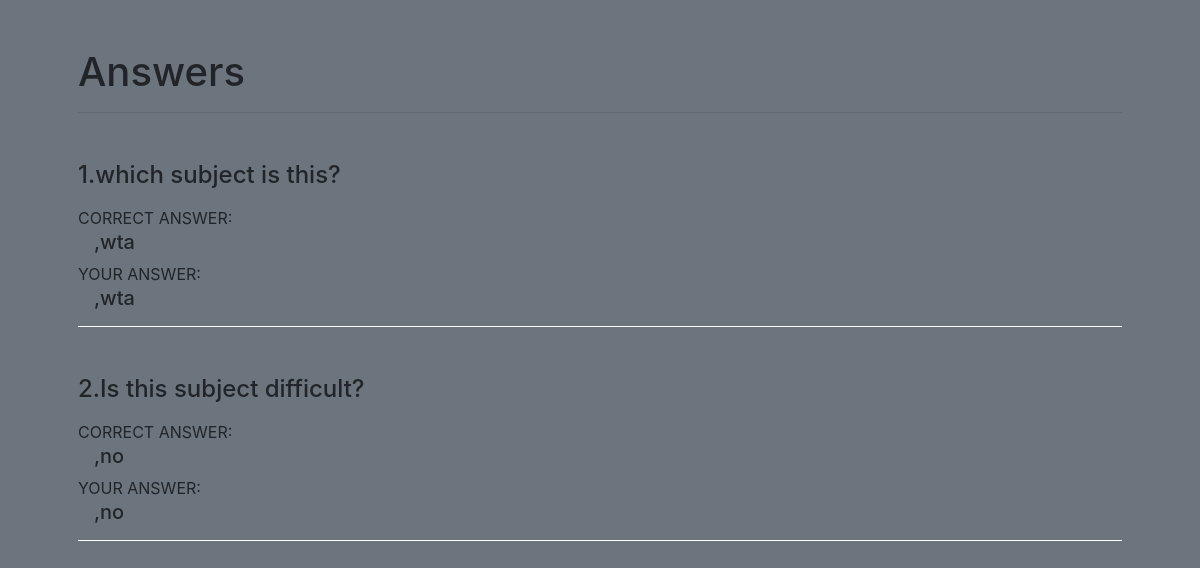
The app's page /show_answers.php?test=1&subject=17cs71 (signed in) with its own data.
### tables this page shows
CREATE TABLE `questions` (
  `number` int(2) NOT NULL,
  `subject_id` varchar(10) NOT NULL,
  `test_num` int(11) NOT NULL,
  `description` varchar(200) DEFAULT NULL,
  `option1` varchar(100) DEFAULT NULL,
  `option2` varchar(100) DEFAULT NULL,
  `option3` varchar(100) DEFAULT NULL,
  `option4` varchar(100) DEFAULT NULL,
  `option5` varchar(100) DEFAULT NULL,
  `option6` varchar(100) DEFAULT NULL,
  `option7` varchar(100) DEFAULT NULL,
  `answer` varchar(100) DEFAULT NULL,
  `type` varchar(10) DEFAULT NULL
);

CREATE TABLE `answers` (
  `usn` varchar(10) NOT NULL,
  `subject_code` varchar(10) NOT NULL,
  `test_num` int(11) NOT NULL,
  `question_num` int(11) NOT NULL,
  `s_ans` varchar(100) DEFAULT NULL
);

### show_answers.php (the view, shortened to what this page needs)
<!DOCTYPE html>
<html lang="en">
<head>
    <link href="//maxcdn.bootstrapcdn.com/bootstrap/4.0.0/css/bootstrap.min.css" rel="stylesheet" id="bootstrap-css">
    <link href="test.css" rel="stylesheet">
</head>
<body class="bg-secondary">
    <div class="container px-5 mb-5">
    <?php
        require_once "connection.php";
        $usn=$_SESSION['usn'];
        $test=$_GET['test'];
        $subject=$_GET['subject'];
        $query="select que.number, que.description, que.answer, ans.s_ans from questions que, answers ans where ans.usn='$usn' and que.subject_id= '$subject' and ans.subject_code= '$subject' and que.test_num='$test' and ans.test_num='$test' and que.number=ans.question_num;";
        $answer=$database->query($query);
        echo "<h1 class='mt-5'>Answers</h1><hr >";
        while($ans=$answer->fetch_assoc()){
            echo "<p class='mb-5'>
                    <h4 class='mb-3'>".$ans['number'].".".$ans['description']."</h4>
                    CORRECT ANSWER: <h5 class='ml-3'>".$ans['answer']."</h5>
                    YOUR ANSWER: <h5 class='ml-3'>".$ans['s_ans']."</h5>
                </p><hr class='border-white'>";
        }
    ?>
    </div>
</body>
</html>

### records on screen
questions: number "1", description "which subject is this?", answer ",wta", answers.s_ans ",wta"
questions: number "2", description "Is this subject difficult?", answer ",no", answers.s_ans ",no"
